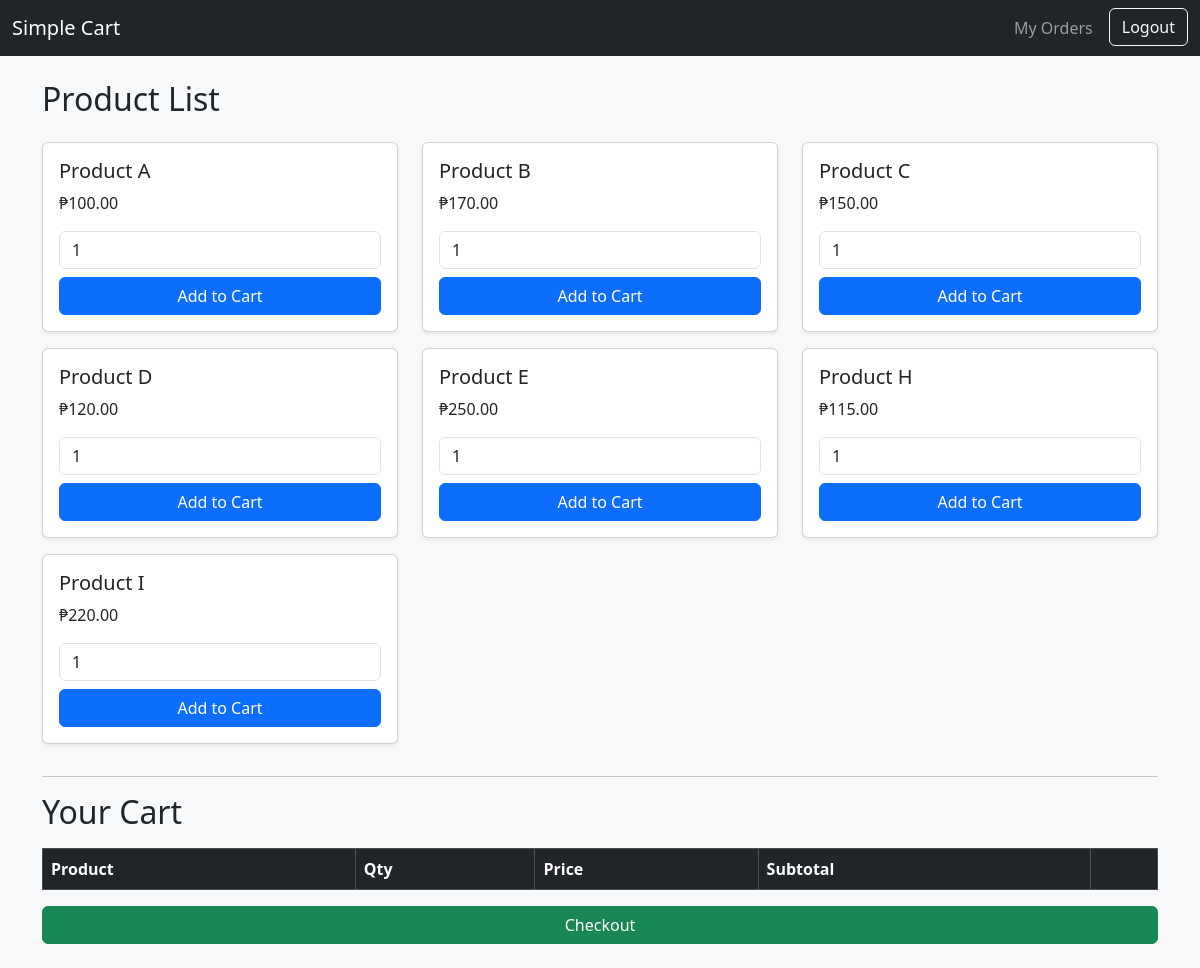
Page /sinigrind/cart/index.php (signed in) on the committed database.
### tables this page shows
CREATE TABLE `products` (
  `id` int(11) NOT NULL,
  `name` varchar(255) NOT NULL,
  `price` decimal(10,2) NOT NULL,
  `stock` int(11) NOT NULL DEFAULT 0,
  `created_at` timestamp NOT NULL DEFAULT current_timestamp(),
  `description` text DEFAULT NULL,
  `photo` varchar(255) DEFAULT NULL
);

### sinigrind/cart/db.php (called while the page is built, shortened)
<?php
$DB_HOST = "localhost";
$DB_USER = "root";
$DB_PASS = "";
$DB_NAME = "singrind_data";
$CONN = mysqli_connect($DB_HOST, $DB_USER, $DB_PASS, $DB_NAME);
function runQuery($sql, $params = null) {
    global $CONN;
    $stmt = mysqli_prepare($CONN, $sql);
    mysqli_stmt_execute($stmt);
    $command = strtolower(strtok(trim($sql), " "));
    if ($command === "select") {
        $result = mysqli_stmt_get_result($stmt);
        $rows = [];
        while ($row = mysqli_fetch_assoc($result)) {
            $rows[] = $row;
        }
        return $rows;
    }
    return true;
}
?>

### sinigrind/cart/index.php (the view, shortened to what this page needs)
<?php
require_once "db.php";
$products = runQuery("SELECT * FROM products ORDER BY id ASC");
?>
<!DOCTYPE html>
<html lang="en">
<head>
    <link href="https://cdn.jsdelivr.net/npm/bootstrap@5.3.2/dist/css/bootstrap.min.css" rel="stylesheet">
</head>
<body class="bg-light">
<nav class="navbar navbar-expand-lg navbar-dark bg-dark">
  <div class="container-fluid">
    <a class="navbar-brand" href="index.php">Simple Cart</a>
    <div class="collapse navbar-collapse" id="navbarNav">
      <ul class="navbar-nav ms-auto">
        <li class="nav-item">
          <a class="nav-link" href="my_orders.php">My Orders</a>
        </li>
        <li class="nav-item">
          <a class="btn btn-outline-light ms-2" href="logout.php">Logout</a>
        </li>
      </ul>
    </div>
  </div>
</nav>
<div class="container py-4">
    <h2 class="mb-4">Product List</h2>
    <div class="row" id="productList">
        <?php foreach ($products as $p): ?>
        <div class="col-md-4">
            <div class="card shadow-sm mb-3">
                <div class="card-body">
                    <h5 class="card-title"><?= htmlspecialchars($p['name']) ?></h5>
                    <p class="card-text">₱<?= number_format($p['price'],2) ?></p>
                    <input type="number" class="form-control mb-2" value="1" id="qty<?= $p['id'] ?>">
                    <button class="btn btn-primary w-100"
                        onclick="addToCart(<?= $p['id'] ?>, $('#qty<?= $p['id'] ?>').val())">
                        Add to Cart
                    </button>
                </div>
            </div>
        </div>
        <?php endforeach; ?>
    </div>
    <hr>
    <h2 class="mb-3">Your Cart</h2>
    <table class="table table-bordered" id="cartTable">
        <thead class="table-dark">
            <tr>
                <th>Product</th>
                <th>Qty</th>
                <th>Price</th>
                <th>Subtotal</th>
                <th></th>
            </tr>
        </thead>
    </table>
    <button class="btn btn-success w-100" onclick="placeOrder()">Checkout</button>
</div>
</body>
</html>

### rows in the picture
products: name "Product A", price "100.00", id "1"
products: name "Product B", price "170.00"
products: name "Product C", price "150.00"
products: name "Product D", price "120.00"
products: name "Product E", price "250.00"
products: name "Product H", price "115.00"
products: name "Product I", price "220.00"
